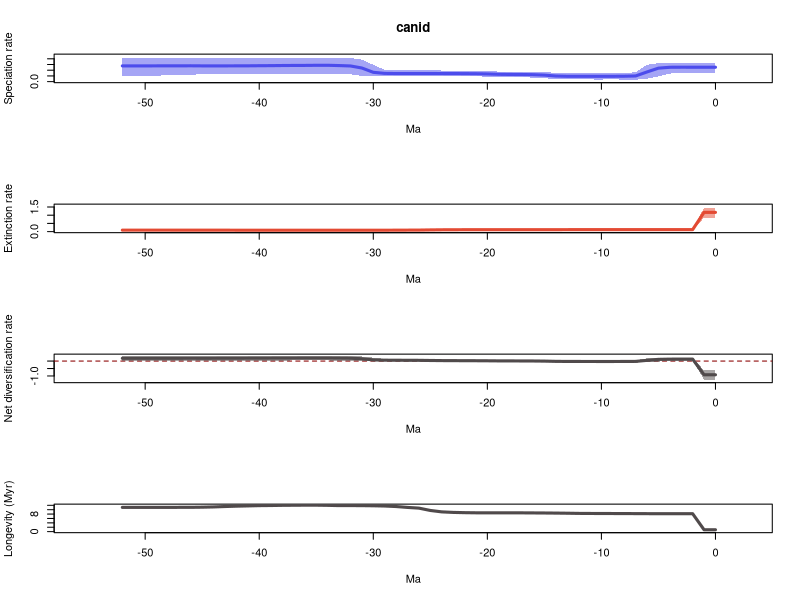

This figure's R source:
# 1 files combined:
# 	/home/eeb177-student/Desktop/eeb177/lab-work/exercise-9/longer-pyrate-run/pyrate_mcmc_logs/canid_occ_1_marginal_rates.log

# 95% HPDs calculated using code from Biopy (https://www.cs.auckland.ac.nz/~yhel002/biopy/)

pdf(file='/home/eeb177-student/Desktop/eeb177/lab-work/exercise-9/longer-pyrate-run/pyrate_mcmc_logs/canid_occ_1_marginal_rates_RTT.pdf',width=0.6*9, height=16.8)
par(mfrow=c(4,1))
library(scales)
L_hpd_m95=c(0.148826094607, 0.148826094607,0.148826094607,0.146021600852,0.141903030647,0.0913061429877,0.050792651366,0.0332462663096,0.0350885842859,0.039728874508,0.0367286659337,0.0375892442001,0.0375892442001,0.0398648956069,0.040000114731,0.0625593225916,0.0719834462425,0.0735490682088,0.0764303069055,0.0772484257435,0.0866841224524,0.093862050606,0.0940343143418,0.0935840706648,0.094192346409,0.0958874676719,0.0957890525652,0.0959361030436,0.0953856391747,0.0949089456607,0.0935840706648,0.10039410418,0.128171962997,0.128241908432,0.13012367974,0.138344233369,0.138344233369,0.138344233369,0.136858514192,0.136858514192,0.136858514192,0.136519465764,0.136858514192,0.134605281927,0.13416119089,0.128241908432,0.122581500038,0.119898368296,0.11362071835,0.102739468404,0.0999057717767,0.0999057717767,0.0999057717767)
L_hpd_M95=c(0.334684323083, 0.334684323083,0.334684323083,0.333739521385,0.333787209229,0.325026854923,0.295608032408,0.166286212892,0.147627004885,0.147627004885,0.143229498381,0.143864671743,0.143864671743,0.146774212183,0.152072627942,0.171314035978,0.170811912219,0.170811912219,0.173699368044,0.174851618395,0.189517776124,0.191301117824,0.191611423475,0.193572225609,0.19487510639,0.197338792779,0.197702314641,0.198596900389,0.1990880971,0.205353113346,0.295754054099,0.384382569992,0.416425222823,0.416117509552,0.416425222823,0.421442174622,0.417420729961,0.416425222823,0.416425222823,0.417420729961,0.418010651215,0.417420729961,0.417420729961,0.417420729961,0.418010651215,0.416425222823,0.417420729961,0.416425222823,0.417236857619,0.417420729961,0.417420729961,0.417420729961,0.417420729961)
M_hpd_m95=c(0.84291240873, 0.84291240873,0.0925087936075,0.0925087936075,0.0933262715462,0.0932443798018,0.0933262715462,0.0935486311506,0.0937801217319,0.0932443798018,0.0943826885737,0.0943826885737,0.0937801217319,0.0947972844298,0.0924822572096,0.0924822572096,0.0910382395467,0.0909476733566,0.0909476733566,0.0909476733566,0.0905556353404,0.0905258583703,0.0892502936074,0.0804717830255,0.0698367701066,0.0517703154346,0.0428410999974,0.0436022128856,0.0422945087511,0.0425527467756,0.0424615556623,0.0393170373533,0.0393170373533,0.0411376838702,0.040636385146,0.0402496229334,0.040105191282,0.0392267931251,0.0382507861951,0.0381727052628,0.0378044315568,0.0350374220866,0.0350374220866,0.031498039454,0.0327506674564,0.0311575651584,0.031498039454,0.031498039454,0.0305880829466,0.0305880829466,0.0305880829466,0.0305880829466,0.0305880829466)
M_hpd_M95=c(1.46414861355, 1.46414861355,0.152999291438,0.152999291438,0.153879496971,0.152999291438,0.15209608803,0.151202478022,0.150501211358,0.149058556681,0.149181984918,0.148879103216,0.147214772922,0.147201015673,0.144161039316,0.143922792789,0.143664683085,0.144550553793,0.144550553793,0.144654914279,0.144355888367,0.144866931469,0.147201015673,0.147201015673,0.147057167342,0.13917933117,0.130775648528,0.130109849395,0.12775731508,0.127544666156,0.127496865514,0.124131518139,0.124145312079,0.12689760157,0.127075175531,0.127544666156,0.127544666156,0.126947673852,0.127544666156,0.129460692359,0.130775648528,0.130059984483,0.130775648528,0.130775648528,0.135718983629,0.135718983629,0.137858527075,0.138072684852,0.138072684852,0.138072684852,0.138072684852,0.138072684852,0.138072684852)
R_hpd_m95=c(-1.25321755167, -1.25321755167,0.0324654389867,0.0353514416012,0.0286967393644,-0.0356937910738,-0.0779356748332,-0.100908431849,-0.093084130309,-0.0876113220783,-0.0860458051747,-0.085786420752,-0.0862755538397,-0.085786420752,-0.0821139338715,-0.0632990375196,-0.0497065628632,-0.0473664856409,-0.0478861437795,-0.044234511551,-0.0377944820419,-0.0340017475008,-0.0335056551462,-0.0313548693406,-0.0340145228848,-0.0272314134231,-0.0149645027618,-0.0124379156244,-0.0129417408933,-0.0116394491381,-0.0123438644094,-0.00366285593765,0.0215204539967,0.0224567281953,0.0408700065688,0.0408700065688,0.0383913366936,0.039330379066,0.0344246250483,0.0235462011557,0.0254683723082,0.0233175349507,0.0233175349507,0.0233175349507,0.0160483108878,0.00570763121018,-0.000567174161616,-0.00804961516359,0.000758691872124,-0.00804961516359,-0.00997235891801,-0.00804961516359,-0.00804961516359)
R_hpd_M95=c(-0.620455826826, -0.620455826826,0.220940063266,0.225374915802,0.225374915802,0.20968905411,0.180914879134,0.0557700829136,0.0367029830961,0.0367029830961,0.0362271620793,0.0355037221003,0.0345988209566,0.0346389939652,0.0411923029868,0.0566937151877,0.0622609609445,0.0625319231483,0.0629241304743,0.0672055482984,0.0767785537365,0.0799120488024,0.0812368462527,0.0875740081971,0.0940449976359,0.11428881288,0.131191679603,0.131191679603,0.13198380179,0.14176527217,0.229536893634,0.308101252997,0.333177014265,0.336570854022,0.353151131095,0.351391607745,0.345566676914,0.345566676914,0.344804656848,0.336570854022,0.341307386468,0.337951905962,0.340058676475,0.343798919964,0.344068207629,0.344068207629,0.348064502957,0.3416633464,0.357482406354,0.357482406354,0.357482406354,0.358354126634,0.358354126634)
L_mean=c(0.25222728203, 0.25222728203,0.252623173068,0.252872933355,0.251511696548,0.236089013956,0.169633809602,0.0991973950851,0.0948295152922,0.0935730080092,0.0932385046054,0.0932062870252,0.0932630101951,0.0934467475127,0.0983916022564,0.11438775795,0.121856544181,0.124657831188,0.125780531327,0.128155801366,0.134443909627,0.138648663719,0.140147210605,0.141499682694,0.141797862968,0.142019592512,0.141912681608,0.142067012642,0.142462503333,0.144536692978,0.163196705908,0.238740792217,0.274541368248,0.281341823684,0.286526029153,0.28614443697,0.284256844859,0.283672695048,0.282128572096,0.280009604471,0.278835630429,0.277040828065,0.276321921452,0.276078574271,0.275810599748,0.276091082584,0.277505695393,0.27682453103,0.277183650504,0.276247258674,0.275936320391,0.275909460978,0.275909460978)
M_mean=c(1.17281597758, 1.17281597758,0.122441932022,0.122437600258,0.122460211042,0.122396124728,0.122128888122,0.121789355198,0.121467868933,0.121268374738,0.120955302157,0.120764142377,0.12031434494,0.119181141949,0.118349635438,0.117727230168,0.117270968188,0.116841229011,0.116782709837,0.116766159636,0.116755521183,0.116583765735,0.11566165378,0.114108976779,0.111016309591,0.103620091489,0.0933460862083,0.0905996711847,0.0874067628423,0.0856422612132,0.0848322749133,0.0843856715316,0.0842155838363,0.0842857946183,0.0834524551435,0.082946347839,0.0829354321318,0.0831683934349,0.0834404531298,0.0839790292867,0.0843489226154,0.0852409386936,0.0861425481563,0.0873590059379,0.0888040745713,0.0897303602045,0.0902346426942,0.0902683039919,0.0905030565246,0.0905030565246,0.0905030565246,0.0905030565246,0.0905030565246)
R_mean=c(-0.920588695553, -0.920588695553,0.130181241046,0.130435333097,0.129051485506,0.113692889228,0.0475049214805,-0.0225919601127,-0.0266383536405,-0.0276953667292,-0.0277167975517,-0.0275578553516,-0.0270513347453,-0.0257343944367,-0.0199580331817,-0.00333947221794,0.00458557599259,0.00781660217786,0.00899782148936,0.01138964173,0.0176883884442,0.0220648979842,0.0244855568252,0.0273907059155,0.0307815533769,0.0383995010232,0.0485665953999,0.0514673414572,0.0550557404908,0.0588944317644,0.078364430995,0.154355120685,0.190325784412,0.197056029066,0.203073574009,0.203198089131,0.201321412727,0.200504301613,0.198688118966,0.196030575184,0.194486707814,0.191799889372,0.190179373295,0.188719568333,0.187006525177,0.186360722379,0.187271052699,0.186556227038,0.186680593979,0.185744202149,0.185433263867,0.185406404454,0.185406404454)
trans=0.5
age=(0:(53-1))* -1
plot(age,age,type = 'n', ylim = c(0, 0.463586392085), xlim = c(-55.65,2.65), ylab = 'Speciation rate', xlab = 'Ma',main='canid' )
polygon(c(age, rev(age)), c(L_hpd_M95, rev(L_hpd_m95)), col = alpha("#4c4cec",trans), border = NA)
lines(rev(age), rev(L_mean), col = "#4c4cec", lwd=3)
plot(age,age,type = 'n', ylim = c(0, 1.6105634749), xlim = c(-55.65,2.65), ylab = 'Extinction rate', xlab = 'Ma' )
polygon(c(age, rev(age)), c(M_hpd_M95, rev(M_hpd_m95)), col = alpha("#e34a33",trans), border = NA)
lines(rev(age), rev(M_mean), col = "#e34a33", lwd=3)
plot(age,age,type = 'n', ylim = c(-1.37853930684, 0.394189539297), xlim = c(-55.65,2.65), ylab = 'Net diversification rate', xlab = 'Ma' )
abline(h=0,lty=2,col="darkred")
polygon(c(age, rev(age)), c(R_hpd_M95, rev(R_hpd_m95)), col = alpha("#504A4B",trans), border = NA)
lines(rev(age), rev(R_mean), col = "#504A4B", lwd=3)
plot(age,age,type = 'n', ylim = c(0, max(1/M_mean)), xlim = c(-55.65,2.65), ylab = 'Longevity (Myr)', xlab = 'Ma' )
lines(rev(age), rev(1/M_mean), col = "#504A4B", lwd=3)
n <- dev.off()